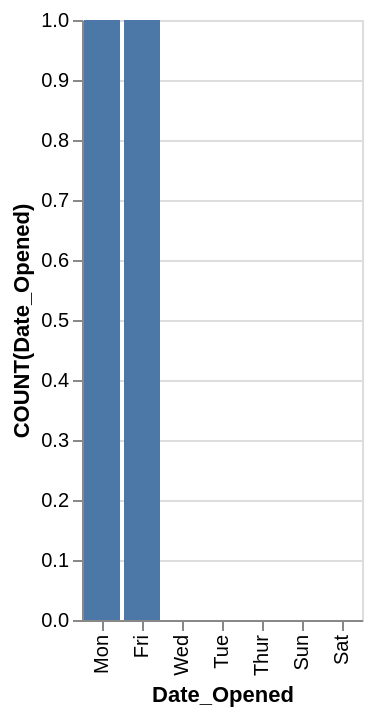

Here is the Vega-Lite specification saved for this chart:
### Vega-Lite specification from a JSON file in a GitHub repository (floating-point values rounded to 4 significant figures)
{"data": {"values": [{"x_data": "Mon", "y_data": 1}, {"x_data": "Fri", "y_data": 1}, {"x_data": "Wed", "y_data": 0}, {"x_data": "Tue", "y_data": 0}, {"x_data": "Thur", "y_data": 0}, {"x_data": "Sun", "y_data": 0}, {"x_data": "Sat", "y_data": 0}]}, "mark": "bar", "encoding": {"x": {"field": "x_data", "type": "nominal", "title": "Date_Opened", "sort": {"op": "sum", "field": "y_data", "order": "descending"}}, "y": {"field": "y_data", "type": "quantitative", "title": "COUNT(Date_Opened)"}}}
